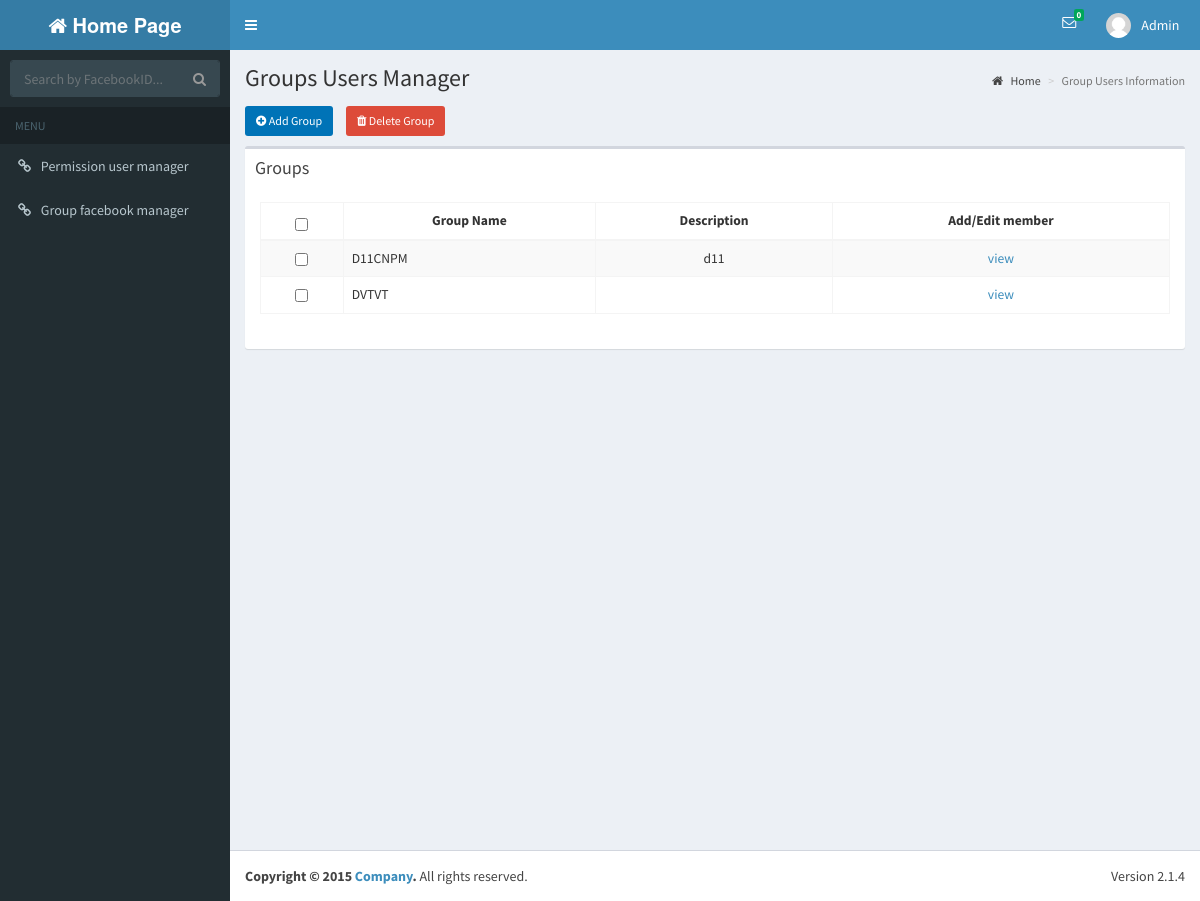
The page /homePage.php (signed in) on the database its author committed.
### tables this page shows
CREATE TABLE IF NOT EXISTS `users` (
  `UserId` int(20) NOT NULL AUTO_INCREMENT,
  `UserName` varchar(30) NOT NULL,
  `Password` varchar(16) NOT NULL,
  `FullName` varchar(50) DEFAULT NULL,
  `Address1` varchar(100) DEFAULT NULL,
  `Birthday` datetime DEFAULT NULL,
  `PhoneNumber1` varchar(15) DEFAULT NULL,
  `Email` varchar(50) DEFAULT NULL,
  `Gender` varchar(10) DEFAULT NULL,
  `CreateTime` timestamp NOT NULL DEFAULT '0000-00-00 00:00:00',
  `UpdateTime` timestamp NOT NULL DEFAULT '0000-00-00 00:00:00' ON UPDATE CURRENT_TIMESTAMP,
  `Avatar` varchar(100) DEFAULT NULL,
  `PhoneNumber2` varchar(100) DEFAULT NULL,
  `Address2` varchar(100) DEFAULT NULL,
  `Class` varchar(50) DEFAULT NULL,
  `School` varchar(100) DEFAULT NULL,
  `FacebookId` varchar(50) DEFAULT NULL,
  PRIMARY KEY (`UserId`),
  KEY `avatar` (`Avatar`)
);

CREATE TABLE IF NOT EXISTS `groupuser` (
  `GroupUserId` int(20) NOT NULL AUTO_INCREMENT,
  `Name` varchar(100) NOT NULL,
  `Description` varchar(500) DEFAULT NULL,
  `UserId` int(20) DEFAULT NULL,
  `CreateTime` timestamp NOT NULL DEFAULT '0000-00-00 00:00:00',
  `UpdateTime` timestamp NOT NULL DEFAULT '0000-00-00 00:00:00' ON UPDATE CURRENT_TIMESTAMP,
  PRIMARY KEY (`GroupUserId`),
  KEY `fk_groupuser_users_idx` (`UserId`)
);

### dao/db_connect.php (called while the page is built, shortened)
<?php
class DB_CONNECT {
    function connect() {
        $con = @mysql_connect(DB_SERVER, DB_USER, DB_PASSWORD) or die(mysql_error());
        return $con;
    }
}
?>

### dao/daoInbox.php (called while the page is built, shortened)
<?php
require_once 'db_connect.php';
function getInboxIdUseStatus($varName) {
    $result = mysql_query("SELECT 1 FROM inbox "
            . " WHERE  status = 1 and toUserId = " . $varName)
            or die(mysql_error());
    return 0;
}
?>

### dao/daoUsers.php (called while the page is built, shortened)
<?php
require_once 'db_connect.php';
require_once '/../models/users.php';
$userId = "UserId";
$userName = "UserName";
$password = "Password";
$fullName = "FullName";
$avatar = "Avatar";
$address1 = "Address1";
$address2 = "Address2";
$phoneNumber1 = "PhoneNumber1";
$phoneNumber2 = "PhoneNumber2";
$email = "Email";
$gender = "Gender";
$school = "School";
$class = "Class";
$createTime = "CreateTime";
$updateTime = "UpdateTime";
function getUserById($varUserName) {
    global $userId, $userName, $password, $fullName, $address1, $address2, $birthday, $phoneNumber1, $phoneNumber2, $email, $gender, $createTime, $updateTime, $school, $class, $avatar;
    $result = mysql_query("SELECT * ,DATE_FORMAT(Birthday, \"%d-%l-%Y\") AS DOB FROM users WHERE UserId = '" . $varUserName . "'") or die(mysql_error());
    if (mysql_num_rows($result) > 0) {
        while ($row = mysql_fetch_array($result)) {
            $users = new Users();
            $users->setUserId($row[$userId]);
            $users->setUserName($row[$userName]);
            $users->setPassword($row[$password]);
            $users->setFullName($row[$fullName]);
            $users->setAddress2($row[$address2]);
            $users->setAddress1($row[$address1]);
            $users->setBirthday($row['DOB']);
            $users->setAvatar($row[$avatar]);
            $users->setPhoneNumber2($row[$phoneNumber2]);
            $users->setPhoneNumber1($row[$phoneNumber1]);
            $users->setEmail($row[$email]);
            $users->setGender($row[$gender]);
            $users->setSchool($row[$school]);
            $users->setClass($row[$class]);
            $users->setCreateTime($row[$createTime]);
            $users->setUpdateTime($row[$updateTime]);
            return $users;
        }
    }
    return null;
}
function checkRoleAdminUsingUserId($varName) {
    $result = mysql_query("SELECT * from user_role where roleId = 1 AND UserId = " . $varName) or die(mysql_error());
    if (mysql_num_rows($result) > 0) {
        return true;
    }
    return false;
}
function checkRoleQLNhom($varName) {
    $result = mysql_query("SELECT * from user_role where roleId = 3 AND UserId = " . $varName) or die(mysql_error());
    if (mysql_num_rows($result) > 0) {
        return true;
    }
    return false;
}
?>

### dao/daoGroupUser.php (called while the page is built, shortened)
<?php
require_once 'db_connect.php';
require_once '/../models/groupuser.php';
$groupUserId = "GroupUserId";
$name = "Name";
$description = "Description";
$userId = "UserId";
$createTime = "CreateTime";
$updateTime = "UpdateTime";
function getListGroupUserUsingUserId($varName) {
 global    $groupUserId, $name, $description, $userId, $createTime, $updateTime;
    $listGroupUser = array();
    $result = mysql_query("SELECT *FROM groupuser WHERE $userId = '$varName'") or die(mysql_error());
    if (mysql_num_rows($result) > 0) {
        while ($row = mysql_fetch_array($result)) {
            $groupuser = new GroupUser();
            $groupuser->setGroupUserId($row[$groupUserId]);
            $groupuser->setName($row[$name]);
            $groupuser->setDescription($row[$description]);
            $groupuser->setUserId($row[$userId]);
            $groupuser->setCreateTime($row[$createTime]);
            $groupuser->setUpdateTime($row[$updateTime]);
            array_push($listGroupUser, $groupuser);
        }
    }
    return $listGroupUser;
}
?>

### dao/daoGroups.php (called while the page is built, shortened)
<?php
require_once 'db_connect.php';
$email = "Email";
?>

### models/users.php (called while the page is built, shortened)
<?php
class Users {
    private $fullName;
    function getFullName() {
        return $this->fullName;
    }
    function setFullName($fullName) {
        $this->fullName = $fullName;
    }
}

### dao/daoRoles.php (called while the page is built, shortened)
<?php
require_once 'db_connect.php';
$description = "Description";
?>

### models/groupuser.php (called while the page is built, shortened)
<?php
class GroupUser {
    private $groupUserId;
    private $name;
    private $description;
    function getGroupUserId() {
        return $this->groupUserId;
    }
    function getName() {
        return $this->name;
    }
    function getDescription() {
        return $this->description;
    }
    function setGroupUserId($groupUserId) {
        $this->groupUserId = $groupUserId;
    }
    function setName($name) {
        $this->name = $name;
    }
    function setDescription($description) {
        $this->description = $description;
    }
}

### homePage.php (the view, shortened to what this page needs)
<?php
require_once '/dao/daoUsers.php';
require_once '/models/users.php';
require_once '/dao/daoInbox.php';
require_once '/dao/daoGroups.php';
require_once '/dao/daoGroupUser.php';
require_once '/models/groupuser.php';
require_once '/dao/daoRoles.php';
$userNameLogin = getUserById($_SESSION['user_id']);
$numInbox = getInboxIdUseStatus($_SESSION['user_id']);
$roleAdmin = checkRoleAdminUsingUserId($_SESSION['user_id']);
$roleQuanTri = checkRoleQuanTri($_SESSION['user_id']);
if ($roleAdmin || $roleQuanTri) {
    $listGroup = (array) getListGroupUserUsingUserId($_SESSION['user_id']);
} else if (checkRoleQLNhom($_SESSION['user_id']) || checkRoleTV($_SESSION['user_id'])) {
    header("Location: subGroup.php");
} else {
    header("Location: waiter.php");
}
?>
<html>
    <head>
        <?php include 'includeCss.php'; ?>
    </head>
    <body class="hold-transition skin-blue sidebar-mini">
        <div class="wrapper">
            <?php include 'includeTab.php'; ?>
            <div class="content-wrapper">
                <section class="content-header">
                    <h1>
                        Groups Users Manager
                    </h1>
                    <ol class="breadcrumb">
                        <li><a href="homePage.php"><i class="fa fa-home"></i> Home</a></li>
                        <li class="active">Group Users Information</li>
                    </ol>
                </section>
                <section class="content">
                    <form method="post" id="myForm" >
                        <?php
                        if ($roleAdmin || $roleQuanTri) {
                            ?>
                        <div class="row">
                            <div class="col-md-12" style="padding-bottom: 10px;">
                                <div class= "left" style="display:inline" >
                                    <a class="left text-center btn btn-sm btn-file bg-blue" href="javascript:void(0)" onclick="toggle_visibility('popupBoxOnePosition');"><i class="fa fa-plus-circle"></i> Add Group</a>
                                </div>
                                <div class= "center" style="display:inline;margin-left: 10px;" style="padding-left: 20px;">
                                    <button class="text-center btn btn-sm btn-file bg-red" type="submit" name="deleteGroup"><i class="fa fa-trash"></i> Delete Group</button>
                                </div>
                            </div>
                        </div>
                        <?php } ?>
                        <div class="row">
                            <div class="col-md-12">
                                <div class="box table-responsive ">
                                    <div class="box-header">
                                        <h3 class="box-title">Groups</h3>
                                    </div>
                                    <div class="panel-body">
                                        <table id="example1" class="table table-bordered table-striped" cellspacing="0" width="100%">
                                            <thead>
                                                <tr>
                                                    <th class="text-center"><input type="checkbox" id ="selectall"/></th>
                                                    <th class="text-center"><small>Group Name</small></th>
                                                    <th class="text-center"><small>Description</small></th>
                                                    <th class="text-center"><small>Add/Edit member</small></th>
                                                </tr>
                                            </thead>
                                            <tbody>
                                                <?php
                                                foreach ($listGroup as $row) {
                                                    echo '<tr>';
                                                    echo "<td class =\"text-center\"><input type=\"checkbox\" class =\"cbox\" name=\"checkbox_name[]\" value=\"{$row->getGroupUserId()}\" /></td>";
                                                    echo "<td class=\"text-left\"><small>{$row->getName()}</small></td>";
                                                    echo "<td class=\"text-center\" ><small>{$row->getDescription()}</smail></td>";
                                                    echo "<td class=\"text-center\"><small><a href = viewUserInGroupUser.php?GroupUserId={$row->getGroupUserId()}>view</a></small></td>";
                                                    echo '</tr>';
                                                }
                                                ?>
                                            </tbody>
                                        </table>
                                    </div>
                                </div>
                            </div>
                        </div>
                        </form>
                </section>
            </div>
            <?php include 'includeFooter.php'; ?>
        </div>
    </body>
</html>

### includeTab.php (shortened to what this page needs)
<header class="main-header">
    <a href="homePage.php" class="logo">
        <span class="logo-lg "><i class="fa fa-home"></i><b> Home Page</b></span>
    </a>
    <nav class="navbar navbar-static-top" role="navigation">
        <a href="#" class="sidebar-toggle" data-toggle="offcanvas" role="button">
        </a>
        <div class="navbar-custom-menu">
            <ul class="nav navbar-nav">
                <li class="dropdown messages-menu">
                    <a href="#" class="dropdown-toggle" data-toggle="dropdown">
                        <i class="fa fa-envelope-o"></i>
                        <span class="label label-success"><?php echo '' . ($numInbox == null ? 0 : $numInbox); ?></span>
                    </a>
                </li>
                <li class="dropdown user user-menu">
                    <a href="#" class="dropdown-toggle" data-toggle="dropdown">
                        <img src="dist/img/user2-160x160.jpg" class="user-image" alt="User Image">
                        <span class="hidden-xs"> <?php echo $userNameLogin->getFullName(); ?>&nbsp;&nbsp; </span>
                    </a>
                </li>
            </ul>
        </div>
    </nav>
</header>
<aside class="main-sidebar ">
    <section class="sidebar" >
        <?php $adminRole = checkRoleAdminUsingUserId($_SESSION['user_id']);
        if ($adminRole) {
            ?>
            <form action="javascript:check()" class="sidebar-form">
                <div class="input-group">
                    <input type="text" name="q" id="key" class="form-control" placeholder="Search by FacebookID..." value="">
                    <span class="input-group-btn">
                        <button type="submit" name="search" id="search-btn" class="btn btn-flat"><i class="fa fa-search"></i></button>
                    </span>
                </div>
            </form>
        <?php } ?>
        <ul class="sidebar-menu">
            <li class="header">MENU</li>
            <?php if ($adminRole) { ?>
                <li><a href="rolesView.php?pageNumRole=1"><i class="fa fa-link"></i> <span>Permission user manager</span></a></li>
            <?php } if (checkRoleQLNhom($_SESSION['user_id']) || checkRoleAdminUsingUserId($_SESSION['user_id'])) { ?>
                <li><a href="subGroup.php"><i class="fa fa-link"></i> <span>Group facebook manager</span></a></li>
            <?php } ?>
        </ul>
    </section>
</aside>

### css/w3.css (style rules this page uses)
*,*:before,*:after { box-sizing:inherit }
html { -ms-text-size-adjust:100%;-webkit-text-size-adjust:100% }
body { margin:0 }
article,aside,details,figcaption,figure,footer,header,main,menu,nav,section,summary { display:block }
a { background-color:transparent;-webkit-text-decoration-skip:objects }
small { font-size:80% }
img { border-style:none }
button,input,select,textarea { font:inherit;margin:0 }
button,input { overflow:visible }
button,select { text-transform:none }
button,html [type=button],[type=reset],[type=submit] { -webkit-appearance:button }
[type=checkbox],[type=radio] { padding:0 }
html,body { font-family:Verdana,sans-serif;font-size:15px;line-height:1.5 }
html { overflow-x:hidden }
h1,h2,h3,h4,h5,h6,.w3-slim,.w3-wide { font-family:"Segoe UI",Arial,sans-serif }
h1 { font-size:36px }
h3 { font-size:24px }
h1,h2,h3,h4,h5,h6 { font-weight:400;margin:10px 0 }
img { margin-bottom:-5px }
a { color:inherit }

### rows shown on the page
users: FullName "Admin"
groupuser: Name "D11CNPM", Description "d11"
groupuser: Name "DVTVT"
